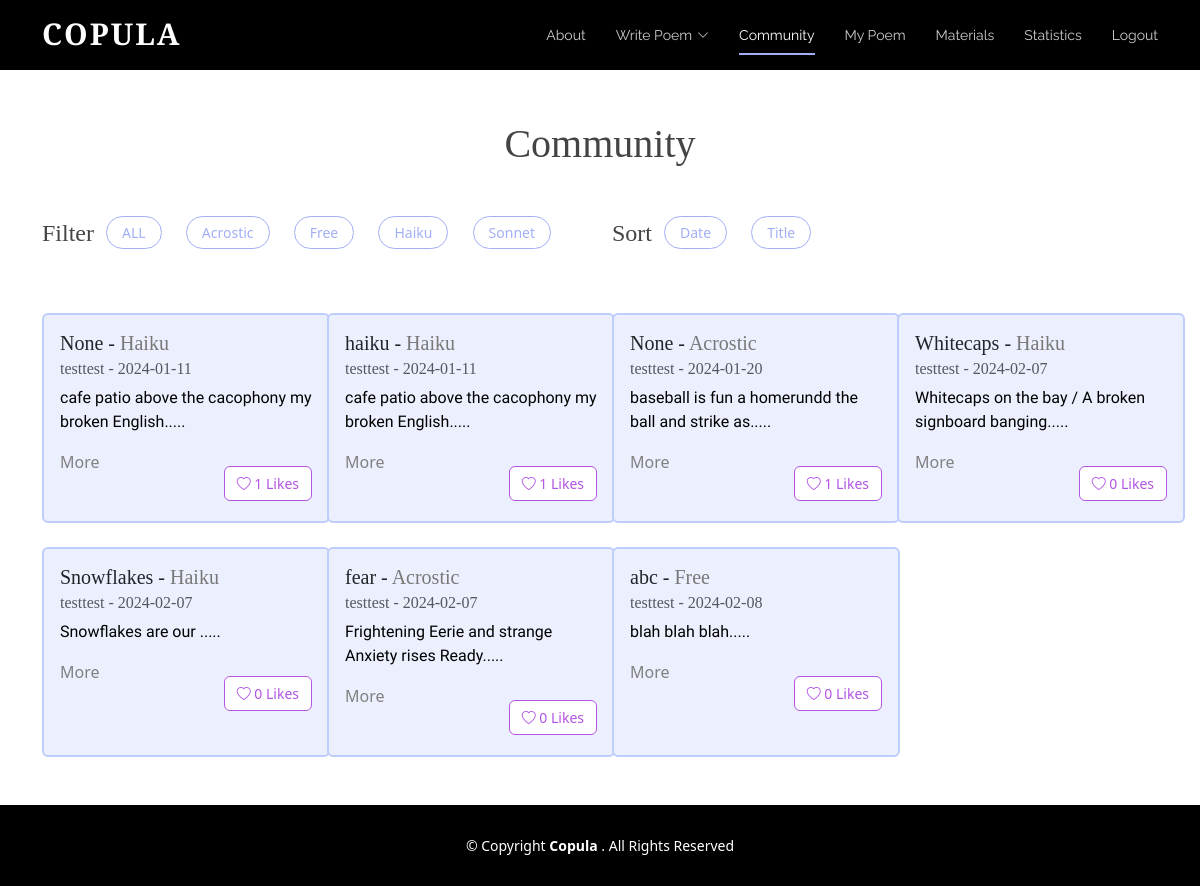
Screenshot of /board (signed in) with the database file from the repository.
### tables this page shows
CREATE TABLE "Poem" (
	"username"	TEXT,
	"content"	TEXT,
	"date"	TEXT,
	"title"	TEXT,
	"type"	TEXT
, "id"	INTEGER, "numLikes"	INTEGER, "sentiment"	INTEGER);

### app.py (the view)
@app.route("/board", methods=['GET', 'POST'])
def board():
	isLogin = False
	if request.method == "POST":
		pass
	else:
		isLogin = True
		conn = sqlite3.connect('static/database.db')
		cursor = conn.cursor()
		query = """
			SELECT P.username, P.content, P.date, P.title, P.type,P.id, P.numLikes,
				   COALESCE(L.liked, 0) AS liked
			FROM Poem P
			LEFT JOIN Likes L ON P.id = L.poem_id AND L.username = ?
		"""
		cursor.execute(query, (session.get("username"),))
		rows = cursor.fetchall()
		num_poems = len(rows)
		usernames = []  # ["scott", "alice"]
		contents = []  # ["poem...", "poem2..."]
		dates = []  # ["2023-12-12", "2022-10-10"]
		titles = []
		types = []
		likes = []
		ids = []
		num_likes = []
		for row in rows:
			usernames.append(row[0])
			contents.append(row[1])
			dates.append(row[2])
			titles.append(row[3])
			types.append(row[4].title())
			likes.append(row[7])
			num_likes.append(row[6])
			ids.append(row[5])
		print(likes)
		print(ids)
		print("AAAAA",num_poems)
		if "username" not in session:
			isLogin = False
			return redirect(url_for('login'))
		else:
			isLogin = True
		return render_template('board.html',ids=ids, usernames=usernames, contents=contents,
							   dates=dates, titles=titles, types=types, liked_status=likes,
							   num_poems=num_poems, num_likes = num_likes,isLogin=isLogin)

### templates/board.html (shortened to what this page needs)
<!DOCTYPE html>
<html lang="en">
  <head>
    <link href="../static/vendor/aos/aos.css" rel="stylesheet">
    <link href="../static/vendor/bootstrap/css/bootstrap.min.css" rel="stylesheet">
    <link href="../static/vendor/bootstrap-icons/bootstrap-icons.css" rel="stylesheet">
    <link href="../static/vendor/boxicons/css/boxicons.min.css" rel="stylesheet">
    <link href="../static/vendor/glightbox/css/glightbox.min.css" rel="stylesheet">
    <link href="../static/vendor/swiper/swiper-bundle.min.css" rel="stylesheet">
    <link href="../static/css/style.css" rel="stylesheet">
  </head>
<body class="d-flex flex-column min-vh-100">
      <header id="header" class="fixed-top d-flex align-items-center">
        <div class="container d-flex justify-content-between">
          <div class="logo">
            <h1><a href="{{url_for('index')}}">Copula
</a></h1>
          </div>
          <nav id="navbar" class="navbar">
        <ul>
          <li><a class="nav-link scrollto" href="{{url_for('index')}}#about">About</a></li>
          <li class="dropdown"><a href="{{url_for('bwrite')}}"><span>Write Poem</span> <i class="bi bi-chevron-down"></i></a>
          </li>
          <li><a class="nav-link scrollto active" href="{{url_for('board')}}">Community</a></li>
                      <li><a class="nav-link scrollto" href="{{url_for('mypage')}}">My Poem</a></li>
          <li><a class="nav-link scrollto" href="{{url_for('tube')}}">Materials</a></li>
          <li><a class="nav-link scrollto" href="{{url_for('statistics')}}">Statistics</a></li>
          {% if isLogin %}
            <li><a class="nav-link scrollto" href="{{url_for('logout')}}">Logout</a></li>
          {% else %}
            <li><a class="nav-link scrollto" href="{{url_for('login')}}">Login</a></li>
          {% endif %}
        </ul>
          </nav>
        </div>
      </header>
  <main class="flex-grow-1">
        <div class="container board-top">
          <h1 class="mb-5 text-center">Community</h1>
          <div class="row mb-4">
            <div class="col-lg-6 d-flex">
                <h4>Filter </h4>
                <ul class="poem-filters">
                  <span class="minor"><li data-filter = "*">ALL</li></span>
                    <li data-filter = ".filter-Acrostic">Acrostic</li>
                    <li data-filter = ".filter-Free">Free</li>
                  <li data-filter = ".filter-Haiku">Haiku</li>
                  <li data-filter = ".filter-Sonnet">Sonnet</li>
                </ul>
            </div>
            <div class="col-lg-6 d-flex">
                <h4>Sort </h4>
                <ul class="poem-filters">
                    <li class="sorting" data-sort-by ="date">Date</li>
                    <li class="sorting"  data-sort-by ="title">Title</li>
                </ul>
            </div>
          </div>
          <div class="row poem-container">
            {% for i in range(num_poems) %}
              {% if i < 4 %}
                <div class="col-md-6 col-lg-3 poem-item filter-{{types[i]}} mt-3 mt-md-4" data-title="{{titles[i]}}" data-date="{{dates[i][0:10]}}" data-type="{{types[i]}}"data-poem-id="{{ ids[i] }}">
              {% else %}
                <div class="col-md-6 col-lg-3 poem-item filter-{{types[i]}} mt-3 mt-md-4 mt-lg-4"data-title="{{titles[i]}}"  data-date="{{ dates[i][0:10]}}" data-type="{{types[i]}}"data-poem-id="{{ ids[i] }}">
              {% endif %}
              <div class="card poem-card mx-auto" style="width: 18rem;">
                <div class="card-body">
                  <h5 class="card-title"><span class="title">{{titles[i]}}</span> - <span class="board-poemtype type">{{types[i]}}</span></h5>
                  <h6 class="card-subtitle mb-2 text-muted">{{usernames[i]}} - <span class="date">{{dates[i][0:10]}}</span></h6>
                  <p class="card-text">{{contents[i][0:50]}}.....</p>
                <div class="d-flex justify-content-between">
                  <a class="card-link" data-bs-toggle="modal" data-bs-target="#poemModal" data-poem-id="{{ ids[i] }}" data-title="{{titles[i]}}" data-type="{{types[i]}}" data-username="{{usernames[i]}}" data-date="{{dates[i][0:10]}}" data-content="{{contents[i]}}">
  More
</a>
                    {% if liked_status[i] == 1 %}
                  <div class="text-right">
                    <button class="mt-3 btn btn-outline-danger like-button really-like" data-poem-id="{{ ids[i] }}" data-username="{{ usernames[i] }}" data-liked="{{ liked_status[i] }}">
      <i class="bi bi-heart-fill"></i> <span class="like-count">{{ num_likes[i] }}</span> Likes
                    </button>
                  </div>
                    {%else %}
                                      <div class="text-right">
                    <button class="mt-3 btn btn-outline-danger like-button" data-poem-id="{{ ids[i] }}" data-username="{{ usernames[i] }}" data-liked="{{ liked_status[i] }}">
      <i class="bi bi-heart"></i> <span class="like-count">{{ num_likes[i] }}</span> Likes
                    </button>
                  </div>
                    {% endif %}
                </div>
                </div>
              </div>
            </div>
            {% endfor %}
          </div>
        </div>
      </main>
  <footer id="footer" class="mt-5">
    <div class="container">
      <div class="copyright">
        &copy; Copyright <strong><span>Copula
</span></strong>. All Rights Reserved
      </div>
    </div>
  </footer>
  </body>
</html>

### static/css/style.css (style rules this page uses)
body { color: #444444; }
a { color: #1bac91; text-decoration: none; }
h1, h2, h3, h4, h5, h6 { font-family: 'Cormorant Garamond', serif; }
#header { height: 70px; transition: all 0.5s; z-index: 997; background: #000; }
#header .logo h1 { font-size: 30px; margin: 0; padding: 6px 0; line-height: 1; font-weight: 700; letter-spacing: 2px; text-transform: uppercase; }
#header .logo h1 a, #header .logo h1 a:hover { color: #fff; text-decoration: none; }
.navbar { padding: 0; }
.navbar ul { margin: 0; padding: 0; display: flex; list-style: none; align-items: center; }
.navbar li { position: relative; }
.navbar>ul>li+li { margin-left: 30px; }
.navbar a, .navbar a:focus { display: flex; align-items: center; justify-content: space-between; padding: 12px 0; font-size: 14px; font-family: "Raleway", sans-serif; color: rgba(255, 255, 255, 0.8); white-space: nowrap; transition: 0.3s; position: relative; }
.navbar a i, .navbar a:focus i { font-size: 12px; line-height: 0; margin-left: 5px; }
.navbar>ul>li>a:before { content: ""; position: absolute; width: 100%; height: 2px; bottom: 3px; left: 0; background-color: #A2AFF6; visibility: hidden; width: 0px; transition: all 0.3s ease-in-out 0s; }
.navbar a:hover:before, .navbar li:hover>a:before, .navbar .active:before { visibility: visible; width: 100%; }
.navbar a:hover, .navbar .active, .navbar .active:focus, .navbar li:hover>a { color: #fff; }
#footer { background: black; padding: 0 0 30px 0; color: #fff; font-size: 14px; }
#footer .copyright { text-align: center; padding-top: 30px; }
body p { color: black; font-family: 'Nanum Myeongjo', serif; }
body a { color: gray; }
body { margin: 0; }
.board-top { margin-top: 120px; }
.board-poemtype { color:#787878; }
.poem-filters { list-style: none; margin-left: -20px; }
.board-top h4 { margin-top: 3px; }
.poem-filters li { cursor: pointer; font-size: 14px; display: inline-block; background: white; border: 1px solid #A2AFF6; padding: 5px 15px 5px 15px; border-radius: 50px; margin-right: 20px; color: #A2AFF6; font-weight: 500; }
.card-link { cursor:pointer }
.like-button { font-size:14px; }
.btn-outline-danger { background-color:white !important; color:#B255E3 !important; border:1px solid #B255E3 !important; }
.poem-card { height: 210px; background-color:#ECEFFE; border: 2px solid #BECDFB; transition: transform 0.3s ease-in-out; }

### rows the page displays
Poem: username "testtest", date "2024-01-11", content "cafe patio above the cacophony my broken English"
Poem: title "haiku", username "testtest", date "2024-01-11", content "cafe patio above the cacophony my broken English"
Poem: title "None", type "Acrostic", username "testtest", date "2024-01-20", content "baseball is fun a homerundd the ball and strike as", numLikes "1"
Poem: title "Whitecaps", username "testtest", date "2024-02-07", content "Whitecaps on the bay / A broken signboard banging"
Poem: title "Snowflakes", username "testtest", date "2024-02-07", content "Snowflakes are our"
Poem: title "fear", username "testtest", date "2024-02-07", content "Frightening Eerie and strange Anxiety rises Ready"
Poem: title "abc", type "Free", username "testtest", date "2024-02-08", content "blah blah blah", num_likes "0"

### other values shown
{{ titles[i] }} "None"
{{ types[i] }} "Haiku" "Haiku" "Haiku" "Haiku" "Acrostic"
{{ num_likes[i] }} "1" "1" "0" "0" "0"
